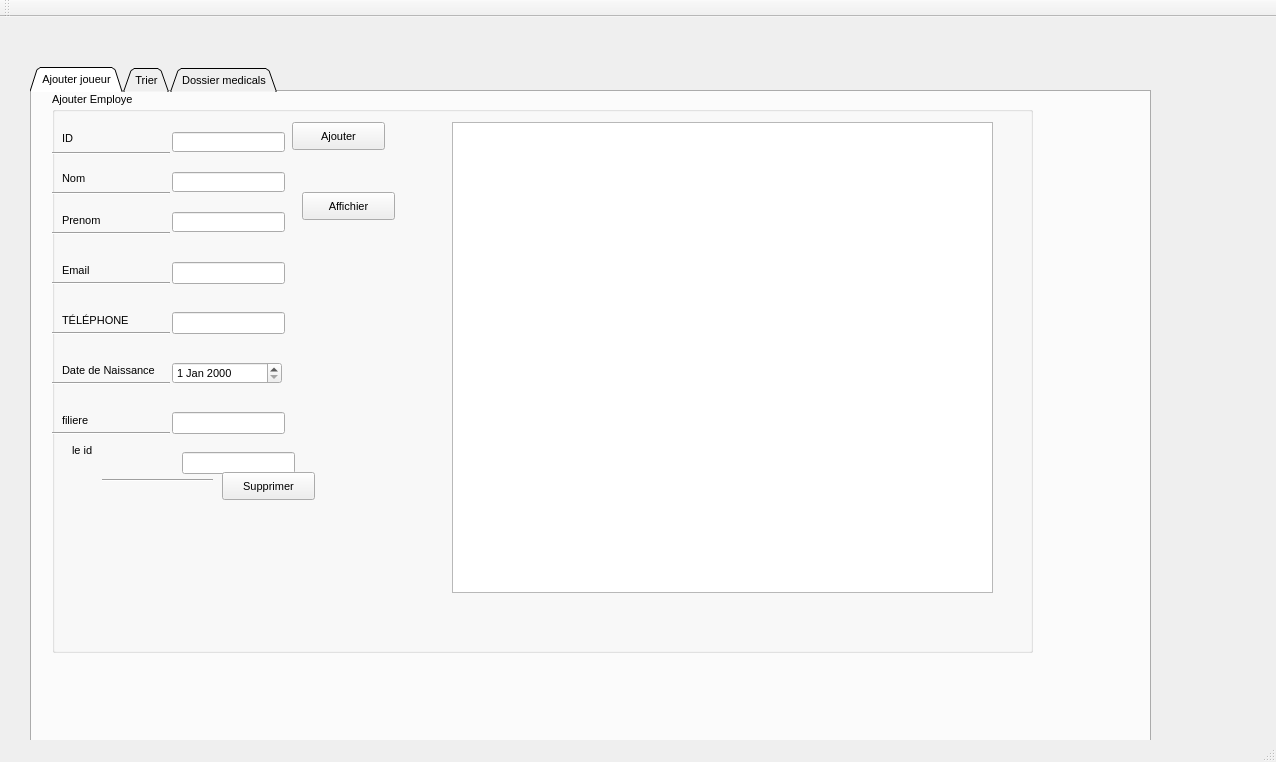
<?xml version="1.0" encoding="UTF-8"?>
<ui version="4.0">
 <class>MainWindow</class>
 <widget class="QMainWindow" name="MainWindow">
  <property name="geometry">
   <rect>
    <x>0</x>
    <y>0</y>
    <width>1276</width>
    <height>762</height>
   </rect>
  </property>
  <property name="windowTitle">
   <string>Gestion des Clients</string>
  </property>
  <widget class="QWidget" name="centralWidget">
   <widget class="QTabWidget" name="tabWidget">
    <property name="geometry">
     <rect>
      <x>30</x>
      <y>50</y>
      <width>1121</width>
      <height>681</height>
     </rect>
    </property>
    <property name="font">
     <font>
      <pointsize>8</pointsize>
     </font>
    </property>
    <property name="tabPosition">
     <enum>QTabWidget::North</enum>
    </property>
    <property name="tabShape">
     <enum>QTabWidget::Triangular</enum>
    </property>
    <property name="currentIndex">
     <number>0</number>
    </property>
    <property name="iconSize">
     <size>
      <width>30</width>
      <height>30</height>
     </size>
    </property>
    <property name="elideMode">
     <enum>Qt::ElideMiddle</enum>
    </property>
    <property name="movable">
     <bool>false</bool>
    </property>
    <property name="tabBarAutoHide">
     <bool>false</bool>
    </property>
    <widget class="QWidget" name="Tab_joueur">
     <attribute name="title">
      <string>Ajouter joueur</string>
     </attribute>
     <widget class="QGroupBox" name="groupBox">
      <property name="geometry">
       <rect>
        <x>20</x>
        <y>0</y>
        <width>981</width>
        <height>561</height>
       </rect>
      </property>
      <property name="title">
       <string>Ajouter Employe</string>
      </property>
      <widget class="QLabel" name="label">
       <property name="geometry">
        <rect>
         <x>10</x>
         <y>40</y>
         <width>47</width>
         <height>13</height>
        </rect>
       </property>
       <property name="text">
        <string>ID</string>
       </property>
      </widget>
      <widget class="QLabel" name="label_2">
       <property name="geometry">
        <rect>
         <x>10</x>
         <y>80</y>
         <width>47</width>
         <height>13</height>
        </rect>
       </property>
       <property name="text">
        <string>Nom</string>
       </property>
      </widget>
      <widget class="QLabel" name="label_3">
       <property name="geometry">
        <rect>
         <x>10</x>
         <y>120</y>
         <width>111</width>
         <height>16</height>
        </rect>
       </property>
       <property name="text">
        <string>Prenom</string>
       </property>
       <property name="buddy">
        <cstring>le_prenom</cstring>
       </property>
      </widget>
      <widget class="QLineEdit" name="le_id">
       <property name="geometry">
        <rect>
         <x>120</x>
         <y>40</y>
         <width>113</width>
         <height>20</height>
        </rect>
       </property>
      </widget>
      <widget class="QLineEdit" name="le_nom">
       <property name="geometry">
        <rect>
         <x>120</x>
         <y>80</y>
         <width>113</width>
         <height>20</height>
        </rect>
       </property>
      </widget>
      <widget class="QLineEdit" name="le_prenom">
       <property name="geometry">
        <rect>
         <x>120</x>
         <y>120</y>
         <width>113</width>
         <height>20</height>
        </rect>
       </property>
      </widget>
      <widget class="QLabel" name="label_4">
       <property name="geometry">
        <rect>
         <x>10</x>
         <y>270</y>
         <width>111</width>
         <height>16</height>
        </rect>
       </property>
       <property name="text">
        <string>Date de Naissance</string>
       </property>
      </widget>
      <widget class="QLabel" name="label_5">
       <property name="geometry">
        <rect>
         <x>10</x>
         <y>170</y>
         <width>101</width>
         <height>16</height>
        </rect>
       </property>
       <property name="text">
        <string>Email</string>
       </property>
      </widget>
      <widget class="QLabel" name="label_6">
       <property name="geometry">
        <rect>
         <x>10</x>
         <y>220</y>
         <width>101</width>
         <height>16</height>
        </rect>
       </property>
       <property name="text">
        <string>TÉLÉPHONE</string>
       </property>
      </widget>
      <widget class="QLabel" name="label_7">
       <property name="geometry">
        <rect>
         <x>10</x>
         <y>320</y>
         <width>121</width>
         <height>16</height>
        </rect>
       </property>
       <property name="text">
        <string>filiere</string>
       </property>
      </widget>
      <widget class="QLineEdit" name="Email">
       <property name="geometry">
        <rect>
         <x>120</x>
         <y>170</y>
         <width>113</width>
         <height>22</height>
        </rect>
       </property>
      </widget>
      <widget class="QLineEdit" name="tele">
       <property name="geometry">
        <rect>
         <x>120</x>
         <y>220</y>
         <width>113</width>
         <height>22</height>
        </rect>
       </property>
      </widget>
      <widget class="QDateEdit" name="l_date">
       <property name="geometry">
        <rect>
         <x>120</x>
         <y>270</y>
         <width>110</width>
         <height>22</height>
        </rect>
       </property>
      </widget>
      <widget class="Line" name="line">
       <property name="geometry">
        <rect>
         <x>0</x>
         <y>60</y>
         <width>118</width>
         <height>3</height>
        </rect>
       </property>
       <property name="orientation">
        <enum>Qt::Horizontal</enum>
       </property>
      </widget>
      <widget class="Line" name="line_2">
       <property name="geometry">
        <rect>
         <x>0</x>
         <y>100</y>
         <width>118</width>
         <height>3</height>
        </rect>
       </property>
       <property name="orientation">
        <enum>Qt::Horizontal</enum>
       </property>
      </widget>
      <widget class="Line" name="line_3">
       <property name="geometry">
        <rect>
         <x>0</x>
         <y>140</y>
         <width>118</width>
         <height>3</height>
        </rect>
       </property>
       <property name="orientation">
        <enum>Qt::Horizontal</enum>
       </property>
      </widget>
      <widget class="Line" name="line_4">
       <property name="geometry">
        <rect>
         <x>0</x>
         <y>190</y>
         <width>118</width>
         <height>3</height>
        </rect>
       </property>
       <property name="orientation">
        <enum>Qt::Horizontal</enum>
       </property>
      </widget>
      <widget class="Line" name="line_5">
       <property name="geometry">
        <rect>
         <x>0</x>
         <y>240</y>
         <width>118</width>
         <height>3</height>
        </rect>
       </property>
       <property name="orientation">
        <enum>Qt::Horizontal</enum>
       </property>
      </widget>
      <widget class="Line" name="line_6">
       <property name="geometry">
        <rect>
         <x>0</x>
         <y>290</y>
         <width>118</width>
         <height>3</height>
        </rect>
       </property>
       <property name="orientation">
        <enum>Qt::Horizontal</enum>
       </property>
      </widget>
      <widget class="Line" name="line_7">
       <property name="geometry">
        <rect>
         <x>0</x>
         <y>340</y>
         <width>118</width>
         <height>3</height>
        </rect>
       </property>
       <property name="orientation">
        <enum>Qt::Horizontal</enum>
       </property>
      </widget>
      <widget class="QLineEdit" name="filiere">
       <property name="geometry">
        <rect>
         <x>120</x>
         <y>320</y>
         <width>113</width>
         <height>22</height>
        </rect>
       </property>
      </widget>
      <widget class="Line" name="line_10">
       <property name="geometry">
        <rect>
         <x>50</x>
         <y>380</y>
         <width>111</width>
         <height>16</height>
        </rect>
       </property>
       <property name="orientation">
        <enum>Qt::Horizontal</enum>
       </property>
      </widget>
      <widget class="QLabel" name="label_8">
       <property name="geometry">
        <rect>
         <x>20</x>
         <y>350</y>
         <width>71</width>
         <height>16</height>
        </rect>
       </property>
       <property name="text">
        <string>le id </string>
       </property>
      </widget>
      <widget class="QLineEdit" name="idS">
       <property name="geometry">
        <rect>
         <x>130</x>
         <y>360</y>
         <width>113</width>
         <height>22</height>
        </rect>
       </property>
      </widget>
      <widget class="QPushButton" name="pb_supprimer">
       <property name="geometry">
        <rect>
         <x>170</x>
         <y>380</y>
         <width>93</width>
         <height>28</height>
        </rect>
       </property>
       <property name="text">
        <string>Supprimer</string>
       </property>
      </widget>
      <widget class="QPushButton" name="pb_Ajouter">
       <property name="geometry">
        <rect>
         <x>240</x>
         <y>30</y>
         <width>93</width>
         <height>28</height>
        </rect>
       </property>
       <property name="text">
        <string>Ajouter</string>
       </property>
      </widget>
      <widget class="QTableView" name="tab_athltes">
       <property name="geometry">
        <rect>
         <x>400</x>
         <y>30</y>
         <width>541</width>
         <height>471</height>
        </rect>
       </property>
      </widget>
      <widget class="QPushButton" name="pb_Aaffichier">
       <property name="geometry">
        <rect>
         <x>250</x>
         <y>100</y>
         <width>93</width>
         <height>28</height>
        </rect>
       </property>
       <property name="text">
        <string>Affichier</string>
       </property>
      </widget>
     </widget>
    </widget>
    <widget class="QWidget" name="tab_Tri">
     <attribute name="title">
      <string>Trier</string>
     </attribute>
     <widget class="Line" name="line_19">
      <property name="geometry">
       <rect>
        <x>110</x>
        <y>640</y>
        <width>861</width>
        <height>16</height>
       </rect>
      </property>
      <property name="orientation">
       <enum>Qt::Horizontal</enum>
      </property>
     </widget>
    </widget>
    <widget class="QWidget" name="Tab_medical">
     <attribute name="title">
      <string>Dossier medicals</string>
     </attribute>
    </widget>
   </widget>
  </widget>
  <widget class="QMenuBar" name="menuBar">
   <property name="geometry">
    <rect>
     <x>0</x>
     <y>0</y>
     <width>1276</width>
     <height>26</height>
    </rect>
   </property>
  </widget>
  <widget class="QToolBar" name="mainToolBar">
   <attribute name="toolBarArea">
    <enum>TopToolBarArea</enum>
   </attribute>
   <attribute name="toolBarBreak">
    <bool>false</bool>
   </attribute>
  </widget>
  <widget class="QStatusBar" name="statusBar"/>
 </widget>
 <layoutdefault spacing="6" margin="11"/>
 <resources/>
 <connections/>
</ui>
